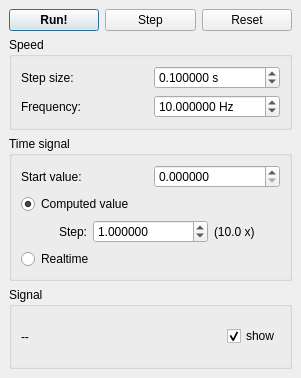
<ui version="4.0" >
 <class>TimeSignalWidget</class>
 <widget class="QWidget" name="TimeSignalWidget" >
  <property name="geometry" >
   <rect>
    <x>0</x>
    <y>0</y>
    <width>301</width>
    <height>378</height>
   </rect>
  </property>
  <property name="windowTitle" >
   <string>Time signal generator</string>
  </property>
  <layout class="QVBoxLayout" >
   <property name="margin" >
    <number>9</number>
   </property>
   <property name="spacing" >
    <number>6</number>
   </property>
   <item>
    <layout class="QHBoxLayout" >
     <property name="margin" >
      <number>0</number>
     </property>
     <property name="spacing" >
      <number>6</number>
     </property>
     <item>
      <widget class="QPushButton" name="runStopButton" >
       <property name="font" >
        <font>
         <weight>75</weight>
         <bold>true</bold>
        </font>
       </property>
       <property name="text" >
        <string>Run!</string>
       </property>
       <property name="checkable" >
        <bool>true</bool>
       </property>
       <property name="autoDefault" >
        <bool>true</bool>
       </property>
       <property name="default" >
        <bool>true</bool>
       </property>
      </widget>
     </item>
     <item>
      <widget class="QPushButton" name="stepButton" >
       <property name="text" >
        <string>Step</string>
       </property>
       <property name="flat" >
        <bool>false</bool>
       </property>
      </widget>
     </item>
     <item>
      <widget class="QPushButton" name="resetButton" >
       <property name="text" >
        <string>Reset</string>
       </property>
      </widget>
     </item>
    </layout>
   </item>
   <item>
    <widget class="QGroupBox" name="speedFrame" >
     <property name="title" >
      <string>Speed</string>
     </property>
     <layout class="QGridLayout" >
      <property name="margin" >
       <number>9</number>
      </property>
      <property name="spacing" >
       <number>6</number>
      </property>
      <item row="1" column="1" >
       <widget class="QDoubleSpinBox" name="frequencyInput" >
        <property name="suffix" >
         <string> Hz</string>
        </property>
        <property name="decimals" >
         <number>6</number>
        </property>
        <property name="maximum" >
         <double>9999.989999999999782</double>
        </property>
        <property name="minimum" >
         <double>0.001000000000000</double>
        </property>
        <property name="value" >
         <double>10.000000000000000</double>
        </property>
       </widget>
      </item>
      <item row="0" column="1" >
       <widget class="QDoubleSpinBox" name="stepSizeInput" >
        <property name="suffix" >
         <string> s</string>
        </property>
        <property name="decimals" >
         <number>6</number>
        </property>
        <property name="maximum" >
         <double>999.990000000000009</double>
        </property>
        <property name="minimum" >
         <double>0.001000000000000</double>
        </property>
        <property name="value" >
         <double>0.100000000000000</double>
        </property>
       </widget>
      </item>
      <item row="1" column="0" >
       <widget class="QLabel" name="frequencyLabel" >
        <property name="text" >
         <string>Frequency:</string>
        </property>
       </widget>
      </item>
      <item row="0" column="0" >
       <widget class="QLabel" name="stepSizeLabel" >
        <property name="text" >
         <string>Step size:</string>
        </property>
       </widget>
      </item>
     </layout>
    </widget>
   </item>
   <item>
    <widget class="QGroupBox" name="signalFrame" >
     <property name="title" >
      <string>Time signal</string>
     </property>
     <layout class="QVBoxLayout" >
      <property name="margin" >
       <number>9</number>
      </property>
      <property name="spacing" >
       <number>6</number>
      </property>
      <item>
       <layout class="QHBoxLayout" >
        <property name="margin" >
         <number>0</number>
        </property>
        <property name="spacing" >
         <number>6</number>
        </property>
        <item>
         <widget class="QLabel" name="startValueLabel" >
          <property name="text" >
           <string>Start value:</string>
          </property>
         </widget>
        </item>
        <item>
         <widget class="QDoubleSpinBox" name="startValueInput" >
          <property name="decimals" >
           <number>6</number>
          </property>
          <property name="maximum" >
           <double>100000000.000000000000000</double>
          </property>
          <property name="minimum" >
           <double>0.000000000000000</double>
          </property>
         </widget>
        </item>
       </layout>
      </item>
      <item>
       <widget class="QRadioButton" name="compValueButton" >
        <property name="text" >
         <string>Computed value</string>
        </property>
        <property name="checked" >
         <bool>true</bool>
        </property>
       </widget>
      </item>
      <item>
       <layout class="QHBoxLayout" >
        <property name="margin" >
         <number>0</number>
        </property>
        <property name="spacing" >
         <number>6</number>
        </property>
        <item>
         <widget class="QLabel" name="stepLabel" >
          <property name="enabled" >
           <bool>true</bool>
          </property>
          <property name="sizePolicy" >
           <sizepolicy>
            <hsizetype>7</hsizetype>
            <vsizetype>5</vsizetype>
            <horstretch>0</horstretch>
            <verstretch>0</verstretch>
           </sizepolicy>
          </property>
          <property name="text" >
           <string>Step:</string>
          </property>
          <property name="alignment" >
           <set>Qt::AlignRight|Qt::AlignTrailing|Qt::AlignVCenter</set>
          </property>
         </widget>
        </item>
        <item>
         <widget class="QDoubleSpinBox" name="compValueStepInput" >
          <property name="enabled" >
           <bool>true</bool>
          </property>
          <property name="decimals" >
           <number>6</number>
          </property>
          <property name="maximum" >
           <double>100000000.000000000000000</double>
          </property>
          <property name="minimum" >
           <double>-100000000.000000000000000</double>
          </property>
          <property name="value" >
           <double>1.000000000000000</double>
          </property>
         </widget>
        </item>
        <item>
         <widget class="QLabel" name="signalRatioLabel" >
          <property name="enabled" >
           <bool>true</bool>
          </property>
          <property name="sizePolicy" >
           <sizepolicy>
            <hsizetype>3</hsizetype>
            <vsizetype>5</vsizetype>
            <horstretch>0</horstretch>
            <verstretch>0</verstretch>
           </sizepolicy>
          </property>
          <property name="text" >
           <string>(10.0 x)</string>
          </property>
         </widget>
        </item>
       </layout>
      </item>
      <item>
       <widget class="QRadioButton" name="realTimeButton" >
        <property name="text" >
         <string>Realtime</string>
        </property>
        <property name="checked" >
         <bool>false</bool>
        </property>
       </widget>
      </item>
     </layout>
    </widget>
   </item>
   <item>
    <widget class="QGroupBox" name="signalFrame" >
     <property name="title" >
      <string>Signal</string>
     </property>
     <layout class="QHBoxLayout" >
      <property name="margin" >
       <number>9</number>
      </property>
      <property name="spacing" >
       <number>6</number>
      </property>
      <item>
       <widget class="QLabel" name="signalLabel" >
        <property name="sizePolicy" >
         <sizepolicy>
          <hsizetype>7</hsizetype>
          <vsizetype>5</vsizetype>
          <horstretch>0</horstretch>
          <verstretch>0</verstretch>
         </sizepolicy>
        </property>
        <property name="text" >
         <string>--</string>
        </property>
       </widget>
      </item>
      <item>
       <widget class="QCheckBox" name="signalShowButton" >
        <property name="text" >
         <string>show</string>
        </property>
        <property name="checked" >
         <bool>true</bool>
        </property>
       </widget>
      </item>
     </layout>
    </widget>
   </item>
  </layout>
 </widget>
 <resources/>
 <connections>
  <connection>
   <sender>compValueButton</sender>
   <signal>toggled(bool)</signal>
   <receiver>stepLabel</receiver>
   <slot>setEnabled(bool)</slot>
   <hints>
    <hint type="sourcelabel" >
     <x>131</x>
     <y>197</y>
    </hint>
    <hint type="destinationlabel" >
     <x>91</x>
     <y>224</y>
    </hint>
   </hints>
  </connection>
  <connection>
   <sender>compValueButton</sender>
   <signal>toggled(bool)</signal>
   <receiver>compValueStepInput</receiver>
   <slot>setEnabled(bool)</slot>
   <hints>
    <hint type="sourcelabel" >
     <x>215</x>
     <y>197</y>
    </hint>
    <hint type="destinationlabel" >
     <x>166</x>
     <y>223</y>
    </hint>
   </hints>
  </connection>
  <connection>
   <sender>compValueButton</sender>
   <signal>toggled(bool)</signal>
   <receiver>signalRatioLabel</receiver>
   <slot>setEnabled(bool)</slot>
   <hints>
    <hint type="sourcelabel" >
     <x>174</x>
     <y>197</y>
    </hint>
    <hint type="destinationlabel" >
     <x>244</x>
     <y>224</y>
    </hint>
   </hints>
  </connection>
  <connection>
   <sender>signalShowButton</sender>
   <signal>toggled(bool)</signal>
   <receiver>signalLabel</receiver>
   <slot>setEnabled(bool)</slot>
   <hints>
    <hint type="sourcelabel" >
     <x>245</x>
     <y>307</y>
    </hint>
    <hint type="destinationlabel" >
     <x>79</x>
     <y>307</y>
    </hint>
   </hints>
  </connection>
  <connection>
   <sender>runStopButton</sender>
   <signal>toggled(bool)</signal>
   <receiver>speedFrame</receiver>
   <slot>setDisabled(bool)</slot>
   <hints>
    <hint type="sourcelabel" >
     <x>75</x>
     <y>10</y>
    </hint>
    <hint type="destinationlabel" >
     <x>56</x>
     <y>89</y>
    </hint>
   </hints>
  </connection>
  <connection>
   <sender>runStopButton</sender>
   <signal>toggled(bool)</signal>
   <receiver>signalFrame</receiver>
   <slot>setDisabled(bool)</slot>
   <hints>
    <hint type="sourcelabel" >
     <x>86</x>
     <y>10</y>
    </hint>
    <hint type="destinationlabel" >
     <x>66</x>
     <y>233</y>
    </hint>
   </hints>
  </connection>
  <connection>
   <sender>compValueButton</sender>
   <signal>toggled(bool)</signal>
   <receiver>resetButton</receiver>
   <slot>setEnabled(bool)</slot>
   <hints>
    <hint type="sourcelabel" >
     <x>235</x>
     <y>197</y>
    </hint>
    <hint type="destinationlabel" >
     <x>254</x>
     <y>11</y>
    </hint>
   </hints>
  </connection>
  <connection>
   <sender>compValueButton</sender>
   <signal>toggled(bool)</signal>
   <receiver>stepButton</receiver>
   <slot>setEnabled(bool)</slot>
   <hints>
    <hint type="sourcelabel" >
     <x>93</x>
     <y>182</y>
    </hint>
    <hint type="destinationlabel" >
     <x>124</x>
     <y>24</y>
    </hint>
   </hints>
  </connection>
 </connections>
</ui>
